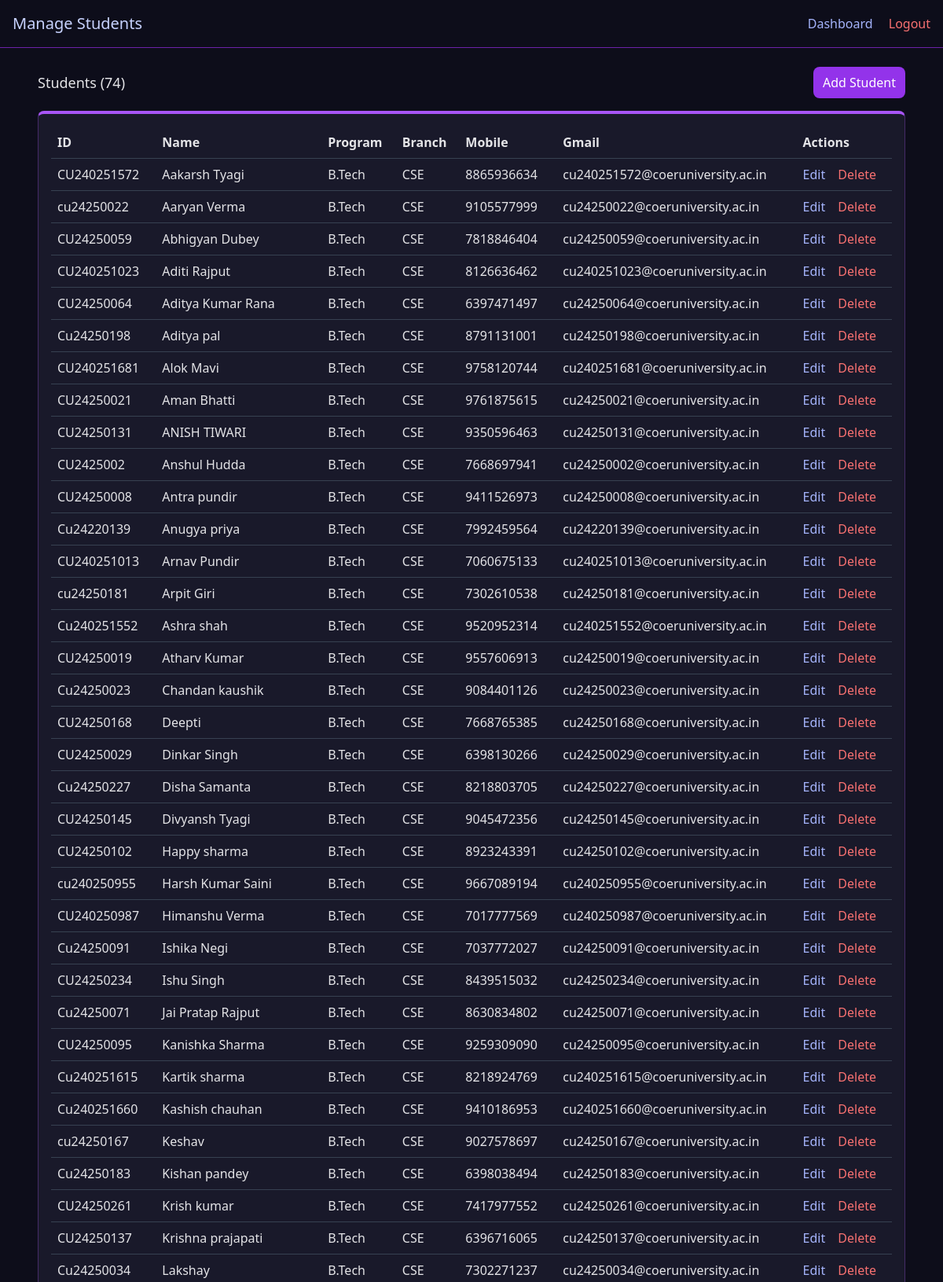
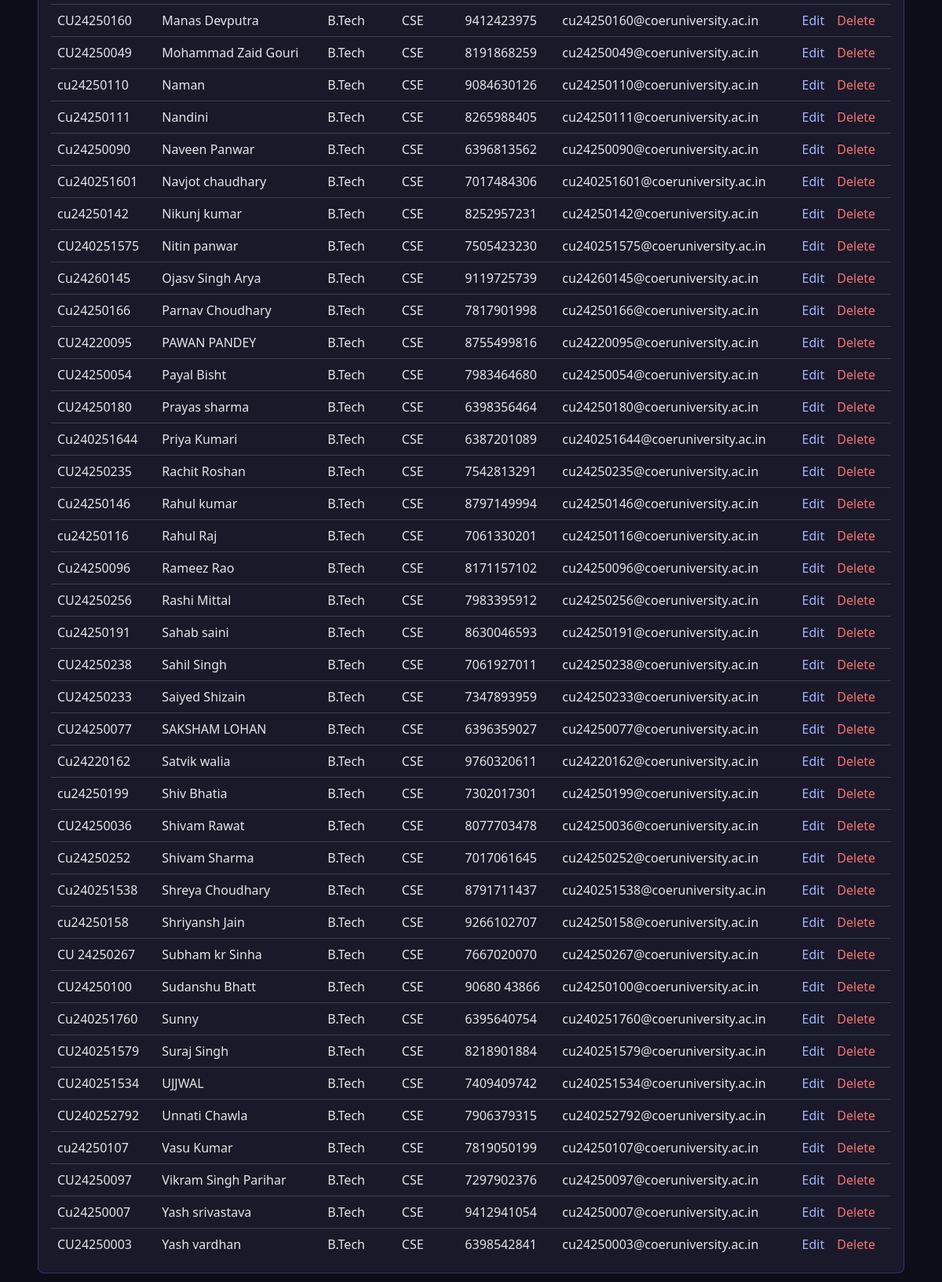
Page /admin/students (signed in) on the earlier database version (2 pictures, top to bottom).
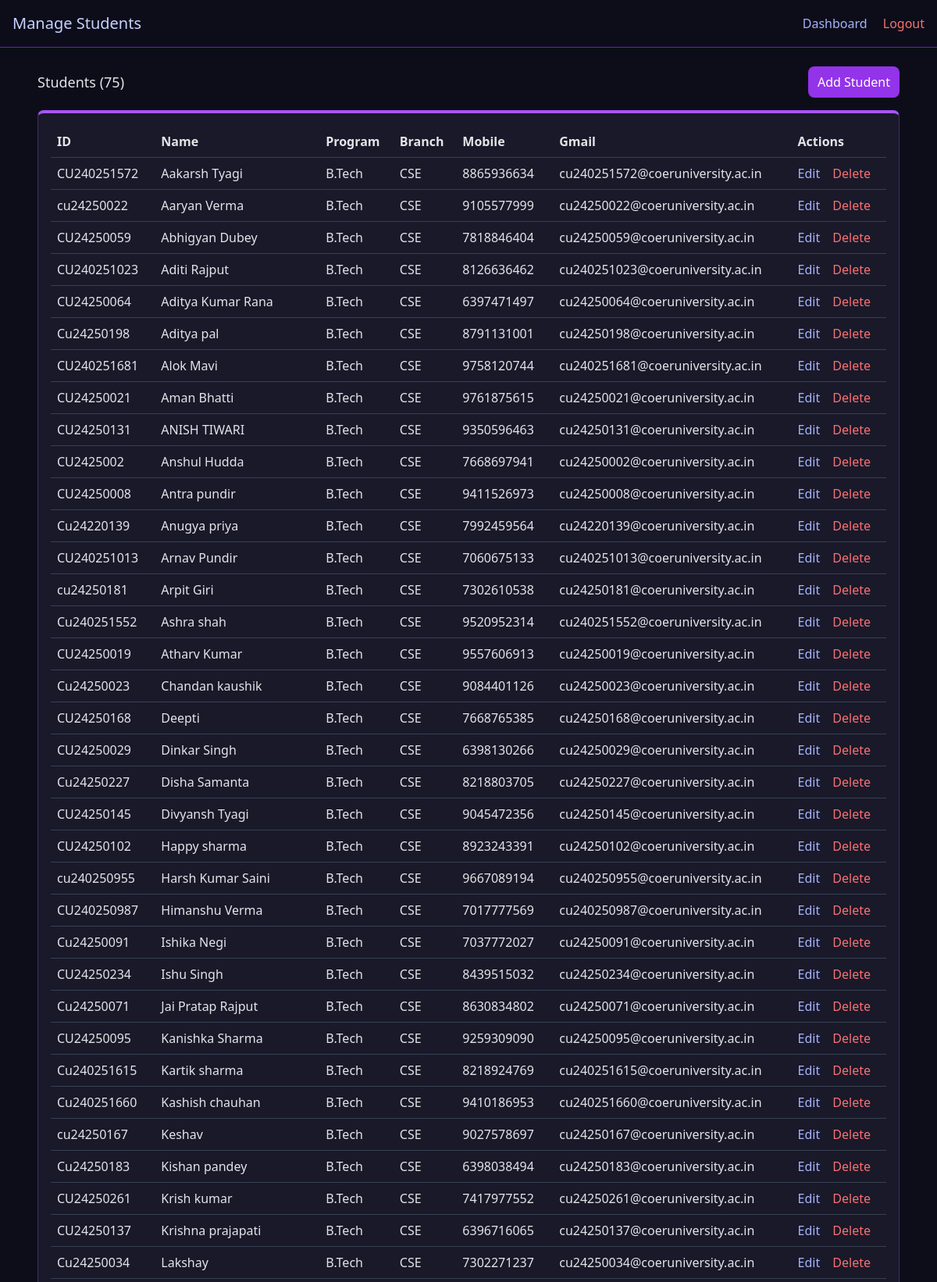
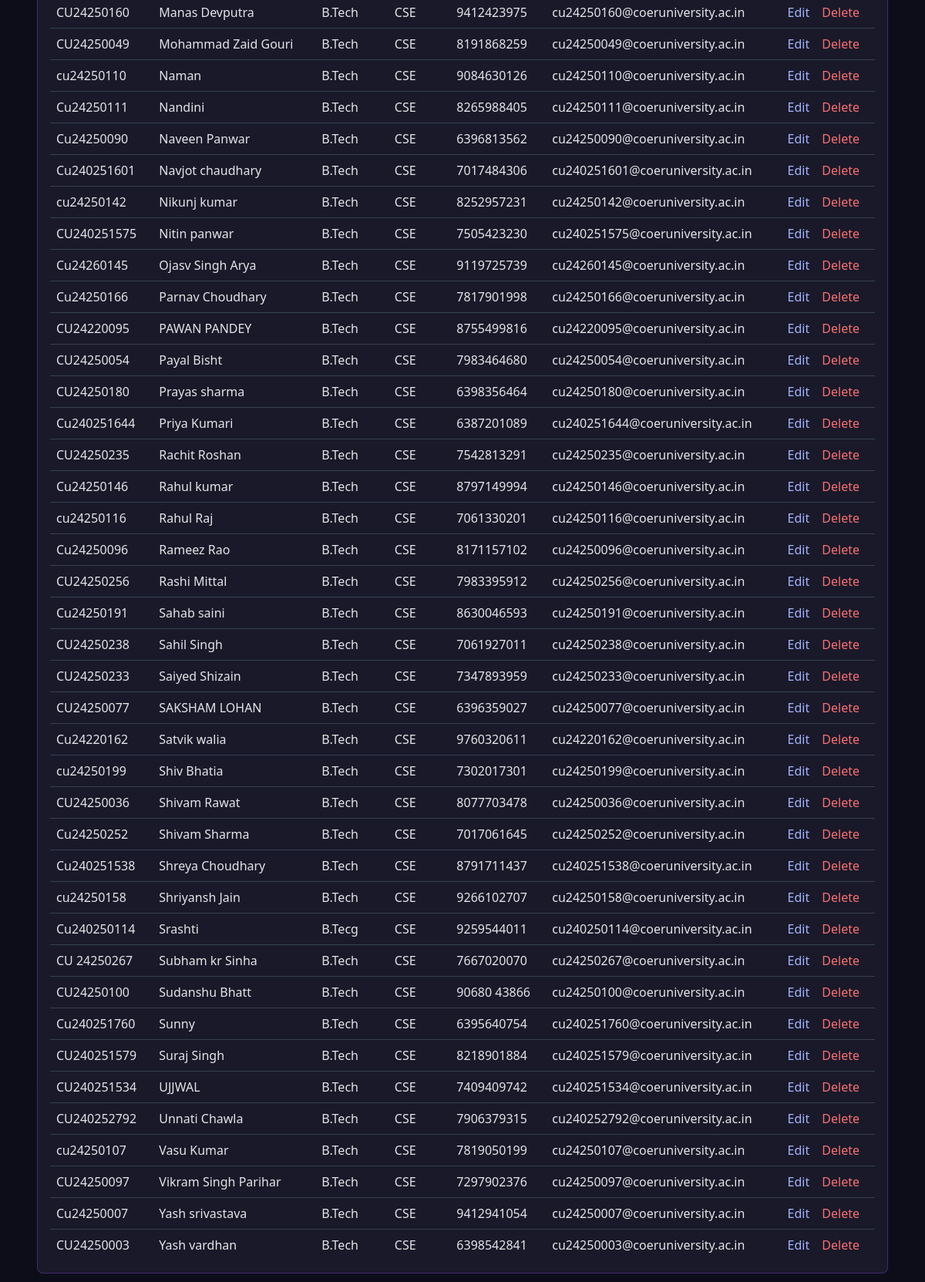
Same page on the later database version (2 pictures, top to bottom).
### tables this page shows
CREATE TABLE students (
    ID TEXT PRIMARY KEY,
    Name TEXT,
    Program TEXT,
    Branch TEXT,
    Mobile TEXT,
    Gmail TEXT
);

### app.py (the view)
@app.route('/admin/students')
def admin_students():
    if not is_current_user_admin():
        return render_template('login.html', error="Admin access required")
    conn = get_db_connection()
    students = conn.execute("SELECT * FROM students ORDER BY Name COLLATE NOCASE").fetchall()
    conn.close()
    return render_template('admin_students.html', students=students)

### app.py (called while the page is built)
def get_db_connection():
    conn = sqlite3.connect(DB_FILE)
    conn.row_factory = sqlite3.Row
    return conn

def is_current_user_admin():
    if 'username' not in session:
        return False
    username = session['username']
    conn = get_db_connection()
    user = conn.execute("SELECT is_admin FROM users WHERE username=?", (username,)).fetchone()
    conn.close()
    if not user:
        return False
    return bool(user['is_admin'])

@app.context_processor
def inject_user_info():
    return {
        'session_username': session.get('username'),
        'session_is_admin': is_current_user_admin() if 'username' in session else False
    }

@app.before_request
def require_login():
    allowed_paths = [
        '/login',
        '/forgot_password',
        '/favicon.ico'
    ]
    if request.path.startswith('/static/') or request.path in allowed_paths:
        return None
    if 'logged_in' not in session:
        return redirect(url_for('login'))
    return None

### templates/admin_students.html (shortened to what this page needs)
<!DOCTYPE html>
<html>
<head>
  <script src="https://cdn.tailwindcss.com"></script>
</head>
<body>
  <header class="p-4 flex justify-between items-center border-b border-purple-800">
    <h1 class="text-xl text-indigo-200">Manage Students</h1>
    <div>
      <a href="/admin" class="text-indigo-300 mr-4">Dashboard</a>
      <a href="/logout" class="text-red-400">Logout</a>
    </div>
  </header>
  <main class="p-6 max-w-6xl mx-auto">
    <div class="flex justify-between items-center mb-4">
      <h2 class="text-lg">Students ({{ students|length }})</h2>
      <a href="/add_student" class="bg-purple-600 text-white px-3 py-2 rounded-lg">Add Student</a>
    </div>
    <div class="dark-card p-4 rounded-lg">
      <table class="w-full table-auto">
        <thead>
          <tr class="text-left">
            <th class="p-2">ID</th>
            <th class="p-2">Name</th>
            <th class="p-2">Program</th>
            <th class="p-2">Branch</th>
            <th class="p-2">Mobile</th>
            <th class="p-2">Gmail</th>
            <th class="p-2">Actions</th>
          </tr>
        </thead>
        <tbody>
          {% for s in students %}
          <tr class="border-t border-gray-700">
            <td class="p-2">{{ s['ID'] }}</td>
            <td class="p-2">{{ s['Name'] }}</td>
            <td class="p-2">{{ s['Program'] }}</td>
            <td class="p-2">{{ s['Branch'] }}</td>
            <td class="p-2">{{ s['Mobile'] }}</td>
            <td class="p-2">{{ s['Gmail'] }}</td>
            <td class="p-2">
              <a href="/admin/student/edit/{{ s['ID'] }}" class="text-indigo-300 mr-3">Edit</a>
              <form method="POST" action="/admin/student/delete/{{ s['ID'] }}" style="display:inline" onsubmit="return confirm('Delete student? This will remove the student record but keep attendance history.');">
                <button class="text-red-400">Delete</button>
              </form>
            </td>
          </tr>
          {% endfor %}
        </tbody>
      </table>
    </div>
  </main>
</body>
</html>

Differences in the rows shown:
added students: ID "Cu240250114", Name "Srashti", Program "B.Tecg", Branch "CSE", Mobile "9259544011", Gmail "cu240250114@coeruniversity.ac.in"
Other differences:
{{ students|length }}: "74" → "75"
